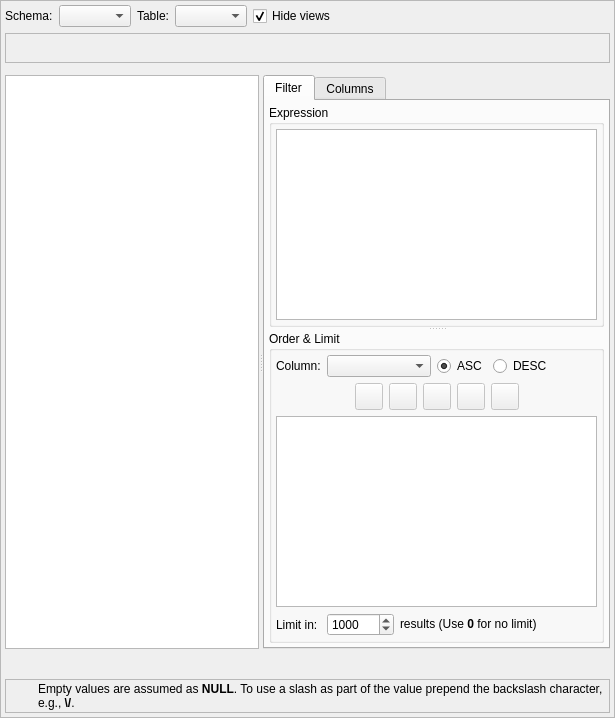
    <widget class="QFrame" name="frame">
     <property name="sizePolicy">
      <sizepolicy hsizetype="Preferred" vsizetype="Expanding">
       <horstretch>0</horstretch>
       <verstretch>0</verstretch>
      </sizepolicy>
     </property>
     <property name="frameShape">
      <enum>QFrame::StyledPanel</enum>
     </property>
     <property name="frameShadow">
      <enum>QFrame::Raised</enum>
     </property>
     <layout class="QGridLayout" name="gridLayout_2">
      <property name="leftMargin">
       <number>4</number>
      </property>
      <property name="topMargin">
       <number>4</number>
      </property>
      <property name="rightMargin">
       <number>4</number>
      </property>
      <property name="bottomMargin">
       <number>4</number>
      </property>
      <item row="2" column="1" colspan="2">
       <layout class="QGridLayout" name="gridLayout">
        <item row="0" column="1" rowspan="2">
         <spacer name="horizontalSpacer">
          <property name="orientation">
           <enum>Qt::Horizontal</enum>
          </property>
          <property name="sizeHint" stdset="0">
           <size>
            <width>40</width>
            <height>20</height>
           </size>
          </property>
         </spacer>
        </item>
        <item row="0" column="0" rowspan="2">
         <layout class="QHBoxLayout" name="horizontalLayout_2">
          <item>
           <widget class="QLabel" name="schema_lbl">
            <property name="sizePolicy">
             <sizepolicy hsizetype="Minimum" vsizetype="Preferred">
              <horstretch>0</horstretch>
              <verstretch>0</verstretch>
             </sizepolicy>
            </property>
            <property name="text">
             <string>Schema:</string>
            </property>
           </widget>
          </item>
          <item>
           <widget class="QComboBox" name="schema_cmb">
            <property name="sizePolicy">
             <sizepolicy hsizetype="Preferred" vsizetype="Fixed">
              <horstretch>0</horstretch>
              <verstretch>0</verstretch>
             </sizepolicy>
            </property>
            <property name="maxVisibleItems">
             <number>20</number>
            </property>
            <property name="insertPolicy">
             <enum>QComboBox::InsertAtBottom</enum>
            </property>
            <property name="iconSize">
             <size>
              <width>16</width>
              <height>16</height>
             </size>
            </property>
           </widget>
          </item>
          <item>
           <widget class="QLabel" name="table_lbl">
            <property name="sizePolicy">
             <sizepolicy hsizetype="Minimum" vsizetype="Preferred">
              <horstretch>0</horstretch>
              <verstretch>0</verstretch>
             </sizepolicy>
            </property>
            <property name="text">
             <string>Table:</string>
            </property>
           </widget>
          </item>
          <item>
           <widget class="QComboBox" name="table_cmb">
            <property name="sizePolicy">
             <sizepolicy hsizetype="Preferred" vsizetype="Fixed">
              <horstretch>0</horstretch>
              <verstretch>0</verstretch>
             </sizepolicy>
            </property>
            <property name="maxVisibleItems">
             <number>20</number>
            </property>
            <property name="insertPolicy">
             <enum>QComboBox::InsertAtBottom</enum>
            </property>
            <property name="sizeAdjustPolicy">
             <enum>QComboBox::AdjustToContentsOnFirstShow</enum>
            </property>
            <property name="iconSize">
             <size>
              <width>16</width>
              <height>16</height>
             </size>
            </property>
           </widget>
          </item>
          <item>
           <widget class="QCheckBox" name="hide_views_chk">
            <property name="sizePolicy">
             <sizepolicy hsizetype="Expanding" vsizetype="Fixed">
              <horstretch>0</horstretch>
              <verstretch>0</verstretch>
             </sizepolicy>
            </property>
            <property name="text">
             <string>Hide views</string>
            </property>
            <property name="checked">
             <bool>true</bool>
            </property>
           </widget>
          </item>
         </layout>
        </item>
        <item row="0" column="2" rowspan="2">
         <layout class="QHBoxLayout" name="horizontalLayout_7">
          <property name="spacing">
           <number>0</number>
          </property>
          <item>
           <widget class="QLabel" name="label_5">
            <property name="minimumSize">
             <size>
              <width>20</width>
              <height>20</height>
             </size>
            </property>
            <property name="maximumSize">
             <size>
              <width>22</width>
              <height>22</height>
             </size>
            </property>
            <property name="text">
             <string/>
            </property>
            <property name="pixmap">
             <pixmap resource="../res/resources.qrc">:/icones/icones/database.png</pixmap>
            </property>
            <property name="scaledContents">
             <bool>true</bool>
            </property>
           </widget>
          </item>
          <item>
           <widget class="QLabel" name="db_name_lbl">
            <property name="sizePolicy">
             <sizepolicy hsizetype="Preferred" vsizetype="Preferred">
              <horstretch>0</horstretch>
              <verstretch>0</verstretch>
             </sizepolicy>
            </property>
            <property name="text">
             <string/>
            </property>
            <property name="indent">
             <number>5</number>
            </property>
           </widget>
          </item>
         </layout>
        </item>
       </layout>
      </item>
      <item row="5" column="1" colspan="2">
       <widget class="QSplitter" name="h_splitter">
        <property name="sizePolicy">
         <sizepolicy hsizetype="Expanding" vsizetype="Expanding">
          <horstretch>0</horstretch>
          <verstretch>0</verstretch>
         </sizepolicy>
        </property>
        <property name="orientation">
         <enum>Qt::Horizontal</enum>
        </property>
        <property name="childrenCollapsible">
         <bool>false</bool>
        </property>
        <widget class="QTableWidget" name="results_tbw">
         <property name="enabled">
          <bool>true</bool>
         </property>
         <property name="sizePolicy">
          <sizepolicy hsizetype="Expanding" vsizetype="Preferred">
           <horstretch>0</horstretch>
           <verstretch>0</verstretch>
          </sizepolicy>
         </property>
         <property name="sizeAdjustPolicy">
          <enum>QAbstractScrollArea::AdjustIgnored</enum>
         </property>
         <property name="editTriggers">
          <set>QAbstractItemView::AnyKeyPressed|QAbstractItemView::DoubleClicked</set>
         </property>
         <property name="alternatingRowColors">
          <bool>true</bool>
         </property>
         <property name="selectionMode">
          <enum>QAbstractItemView::ExtendedSelection</enum>
         </property>
         <property name="selectionBehavior">
          <enum>QAbstractItemView::SelectItems</enum>
         </property>
         <property name="verticalScrollMode">
          <enum>QAbstractItemView::ScrollPerItem</enum>
         </property>
         <property name="horizontalScrollMode">
          <enum>QAbstractItemView::ScrollPerPixel</enum>
         </property>
         <property name="sortingEnabled">
          <bool>false</bool>
         </property>
         <property name="rowCount">
          <number>0</number>
         </property>
         <property name="columnCount">
          <number>0</number>
         </property>
         <attribute name="horizontalHeaderCascadingSectionResizes">
          <bool>false</bool>
         </attribute>
         <attribute name="horizontalHeaderHighlightSections">
          <bool>true</bool>
         </attribute>
         <attribute name="horizontalHeaderMinimumSectionSize">
          <number>30</number>
         </attribute>
         <attribute name="horizontalHeaderShowSortIndicator" stdset="0">
          <bool>true</bool>
         </attribute>
         <attribute name="horizontalHeaderStretchLastSection">
          <bool>true</bool>
         </attribute>
         <attribute name="verticalHeaderVisible">
          <bool>false</bool>
         </attribute>
         <attribute name="verticalHeaderCascadingSectionResizes">
          <bool>false</bool>
         </attribute>
         <attribute name="verticalHeaderDefaultSectionSize">
          <number>28</number>
         </attribute>
         <attribute name="verticalHeaderMinimumSectionSize">
          <number>25</number>
         </attribute>
         <attribute name="verticalHeaderShowSortIndicator" stdset="0">
          <bool>false</bool>
         </attribute>
        </widget>
        <widget class="QTabWidget" name="filter_tbw">
         <property name="currentIndex">
          <number>0</number>
         </property>
         <widget class="QWidget" name="tab">
          <attribute name="title">
           <string>Filter</string>
          </attribute>
          <layout class="QGridLayout" name="gridLayout_6">
           <property name="leftMargin">
            <number>4</number>
           </property>
           <property name="topMargin">
            <number>4</number>
           </property>
           <property name="rightMargin">
            <number>4</number>
           </property>
           <property name="bottomMargin">
            <number>4</number>
           </property>
           <item row="0" column="0">
            <widget class="QSplitter" name="v_splitter">
             <property name="orientation">
              <enum>Qt::Vertical</enum>
             </property>
             <property name="childrenCollapsible">
              <bool>false</bool>
             </property>
             <widget class="QGroupBox" name="filter_grp">
              <property name="title">
               <string>Expression</string>
              </property>
              <layout class="QGridLayout" name="gridLayout_11">
               <property name="leftMargin">
                <number>4</number>
               </property>
               <property name="topMargin">
                <number>4</number>
               </property>
               <property name="rightMargin">
                <number>4</number>
               </property>
               <property name="bottomMargin">
                <number>4</number>
               </property>
               <item row="0" column="0">
                <widget class="QPlainTextEdit" name="filter_txt">
                 <property name="sizePolicy">
                  <sizepolicy hsizetype="Expanding" vsizetype="Expanding">
                   <horstretch>0</horstretch>
                   <verstretch>0</verstretch>
                  </sizepolicy>
                 </property>
                 <property name="minimumSize">
                  <size>
                   <width>0</width>
                   <height>0</height>
                  </size>
                 </property>
                </widget>
               </item>
              </layout>
             </widget>
             <widget class="QGroupBox" name="order_by_grp">
              <property name="title">
               <string>Order &amp;&amp; Limit</string>
              </property>
              <layout class="QGridLayout" name="gridLayout_7">
               <property name="leftMargin">
                <number>4</number>
               </property>
               <property name="topMargin">
                <number>4</number>
               </property>
               <property name="rightMargin">
                <number>4</number>
               </property>
               <property name="bottomMargin">
                <number>4</number>
               </property>
               <item row="2" column="0" colspan="4">
                <widget class="QListWidget" name="ord_columns_lst">
                 <property name="sizePolicy">
                  <sizepolicy hsizetype="Expanding" vsizetype="Expanding">
                   <horstretch>0</horstretch>
                   <verstretch>0</verstretch>
                  </sizepolicy>
                 </property>
                </widget>
               </item>
               <item row="1" column="0" colspan="4">
                <layout class="QHBoxLayout" name="horizontalLayout_6">
                 <item>
                  <spacer name="horizontalSpacer_8">
                   <property name="orientation">
                    <enum>Qt::Horizontal</enum>
                   </property>
                   <property name="sizeHint" stdset="0">
                    <size>
                     <width>40</width>
                     <height>20</height>
                    </size>
                   </property>
                  </spacer>
                 </item>
                 <item>
                  <widget class="QToolButton" name="add_ord_col_tb">
                   <property name="enabled">
                    <bool>false</bool>
                   </property>
                   <property name="sizePolicy">
                    <sizepolicy hsizetype="Fixed" vsizetype="Preferred">
                     <horstretch>0</horstretch>
                     <verstretch>0</verstretch>
                    </sizepolicy>
                   </property>
                   <property name="minimumSize">
                    <size>
                     <width>0</width>
                     <height>0</height>
                    </size>
                   </property>
                   <property name="toolTip">
                    <string>Add Item</string>
                   </property>
                   <property name="text">
                    <string/>
                   </property>
                   <property name="icon">
                    <iconset resource="../res/resources.qrc">
                     <normaloff>:/icones/icones/adicionar.png</normaloff>:/icones/icones/adicionar.png</iconset>
                   </property>
                   <property name="iconSize">
                    <size>
                     <width>20</width>
                     <height>20</height>
                    </size>
                   </property>
                  </widget>
                 </item>
                 <item>
                  <widget class="QToolButton" name="rem_ord_col_tb">
                   <property name="enabled">
                    <bool>false</bool>
                   </property>
                   <property name="sizePolicy">
                    <sizepolicy hsizetype="Fixed" vsizetype="Preferred">
                     <horstretch>0</horstretch>
                     <verstretch>0</verstretch>
                    </sizepolicy>
                   </property>
                   <property name="minimumSize">
                    <size>
                     <width>0</width>
                     <height>0</height>
                    </size>
                   </property>
                   <property name="toolTip">
                    <string>Remove Item</string>
                   </property>
                   <property name="text">
                    <string/>
                   </property>
                   <property name="icon">
                    <iconset resource="../res/resources.qrc">
                     <normaloff>:/icones/icones/remover.png</normaloff>:/icones/icones/remover.png</iconset>
                   </property>
                   <property name="iconSize">
                    <size>
                     <width>20</width>
                     <height>20</height>
                    </size>
                   </property>
                  </widget>
                 </item>
                 <item>
                  <widget class="QToolButton" name="clear_ord_cols_tb">
                   <property name="enabled">
                    <bool>false</bool>
                   </property>
                   <property name="sizePolicy">
                    <sizepolicy hsizetype="Fixed" vsizetype="Fixed">
                     <horstretch>0</horstretch>
                     <verstretch>0</verstretch>
                    </sizepolicy>
                   </property>
                   <property name="minimumSize">
                    <size>
                     <width>0</width>
                     <height>0</height>
                    </size>
                   </property>
                   <property name="toolTip">
                    <string>Clear the order by columns list</string>
                   </property>
                   <property name="text">
                    <string/>
                   </property>
                   <property name="icon">
                    <iconset resource="../res/resources.qrc">
                     <normaloff>:/icones/icones/limpartexto.png</normaloff>:/icones/icones/limpartexto.png</iconset>
                   </property>
                   <property name="iconSize">
                    <size>
                     <width>20</width>
                     <height>20</height>
                    </size>
                   </property>
                  </widget>
                 </item>
                 <item>
                  <widget class="QToolButton" name="move_up_tb">
                   <property name="enabled">
                    <bool>false</bool>
                   </property>
                   <property name="sizePolicy">
                    <sizepolicy hsizetype="Fixed" vsizetype="Preferred">
                     <horstretch>0</horstretch>
                     <verstretch>0</verstretch>
                    </sizepolicy>
                   </property>
                   <property name="minimumSize">
                    <size>
                     <width>0</width>
                     <height>0</height>
                    </size>
                   </property>
                   <property name="toolTip">
                    <string>Move selected item up</string>
                   </property>
                   <property name="text">
                    <string/>
                   </property>
                   <property name="icon">
                    <iconset resource="../res/resources.qrc">
                     <normaloff>:/icones/icones/movercima.png</normaloff>:/icones/icones/movercima.png</iconset>
                   </property>
                   <property name="iconSize">
                    <size>
                     <width>20</width>
                     <height>20</height>
                    </size>
                   </property>
                  </widget>
                 </item>
                 <item>
                  <widget class="QToolButton" name="move_down_tb">
                   <property name="enabled">
                    <bool>false</bool>
                   </property>
                   <property name="sizePolicy">
                    <sizepolicy hsizetype="Fixed" vsizetype="Preferred">
                     <horstretch>0</horstretch>
                     <verstretch>0</verstretch>
                    </sizepolicy>
                   </property>
                   <property name="minimumSize">
                    <size>
                     <width>0</width>
                     <height>0</height>
                    </size>
                   </property>
                   <property name="toolTip">
                    <string>Move selected item down</string>
                   </property>
                   <property name="text">
                    <string/>
                   </property>
                   <property name="icon">
                    <iconset resource="../res/resources.qrc">
                     <normaloff>:/icones/icones/moverbaixo.png</normaloff>:/icones/icones/moverbaixo.png</iconset>
                   </property>
                   <property name="iconSize">
                    <size>
                     <width>20</width>
                     <height>20</height>
                    </size>
                   </property>
                  </widget>
                 </item>
                 <item>
                  <spacer name="horizontalSpacer_9">
                   <property name="orientation">
                    <enum>Qt::Horizontal</enum>
                   </property>
                   <property name="sizeHint" stdset="0">
                    <size>
                     <width>40</width>
                     <height>20</height>
                    </size>
                   </property>
                  </spacer>
                 </item>
                </layout>
               </item>
               <item row="3" column="1" colspan="2">
                <widget class="QSpinBox" name="limit_spb">
                 <property name="sizePolicy">
                  <sizepolicy hsizetype="Expanding" vsizetype="Fixed">
                   <horstretch>0</horstretch>
                   <verstretch>0</verstretch>
                  </sizepolicy>
                 </property>
                 <property name="minimum">
                  <number>0</number>
                 </property>
                 <property name="maximum">
                  <number>1000000</number>
                 </property>
                 <property name="singleStep">
                  <number>50</number>
                 </property>
                 <property name="value">
                  <number>1000</number>
                 </property>
                </widget>
               </item>
               <item row="0" column="0">
                <widget class="QLabel" name="column_lbl">
                 <property name="sizePolicy">
                  <sizepolicy hsizetype="Fixed" vsizetype="Preferred">
                   <horstretch>0</horstretch>
                   <verstretch>0</verstretch>
                  </sizepolicy>
                 </property>
                 <property name="text">
                  <string>Column:</string>
                 </property>
                </widget>
               </item>
               <item row="3" column="3">
                <widget class="QLabel" name="results_lbl">
                 <property name="sizePolicy">
                  <sizepolicy hsizetype="Expanding" vsizetype="Preferred">
                   <horstretch>0</horstretch>
                   <verstretch>0</verstretch>
                  </sizepolicy>
                 </property>
                 <property name="text">
                  <string>results (Use &lt;strong&gt;0&lt;/strong&gt; for no limit)</string>
                 </property>
                </widget>
               </item>
               <item row="3" column="0">
                <widget class="QLabel" name="limit_in_lbl">
                 <property name="text">
                  <string>Limit in:</string>
                 </property>
                </widget>
               </item>
               <item row="0" column="1" colspan="3">
                <layout class="QHBoxLayout" name="horizontalLayout_8">
                 <item>
                  <widget class="QComboBox" name="ord_column_cmb">
                   <property name="sizePolicy">
                    <sizepolicy hsizetype="Expanding" vsizetype="Fixed">
                     <horstretch>0</horstretch>
                     <verstretch>0</verstretch>
                    </sizepolicy>
                   </property>
                   <property name="insertPolicy">
                    <enum>QComboBox::InsertAlphabetically</enum>
                   </property>
                  </widget>
                 </item>
                 <item>
                  <widget class="QRadioButton" name="asc_rb">
                   <property name="sizePolicy">
                    <sizepolicy hsizetype="Preferred" vsizetype="Fixed">
                     <horstretch>0</horstretch>
                     <verstretch>0</verstretch>
                    </sizepolicy>
                   </property>
                   <property name="text">
                    <string>ASC</string>
                   </property>
                   <property name="checked">
                    <bool>true</bool>
                   </property>
                  </widget>
                 </item>
                 <item>
                  <widget class="QRadioButton" name="desc_rb">
                   <property name="sizePolicy">
                    <sizepolicy hsizetype="Expanding" vsizetype="Fixed">
                     <horstretch>0</horstretch>
                     <verstretch>0</verstretch>
                    </sizepolicy>
                   </property>
                   <property name="text">
                    <string>DESC</string>
                   </property>
                  </widget>
                 </item>
                </layout>
               </item>
              </layout>
             </widget>
            </widget>
           </item>
          </layout>
         </widget>
         <widget class="QWidget" name="tab_2">
          <attribute name="title">
           <string>Columns</string>
          </attribute>
          <layout class="QGridLayout" name="gridLayout_8">
           <property name="leftMargin">
            <number>4</number>
           </property>
           <property name="topMargin">
            <number>4</number>
           </property>
           <property name="rightMargin">
            <number>4</number>
           </property>
           <property name="bottomMargin">
            <number>4</number>
           </property>
           <item row="0" column="0">
            <widget class="QListWidget" name="columns_lst"/>
           </item>
           <item row="1" column="0">
            <layout class="QHBoxLayout" name="horizontalLayout_3">
             <item>
              <spacer name="horizontalSpacer_3">
               <property name="orientation">
                <enum>Qt::Horizontal</enum>
               </property>
               <property name="sizeHint" stdset="0">
                <size>
                 <width>58</width>
                 <height>20</height>
                </size>
               </property>
              </spacer>
             </item>
             <item>
              <widget class="QToolButton" name="select_all_tb">
               <property name="sizePolicy">
                <sizepolicy hsizetype="Preferred" vsizetype="Preferred">
                 <horstretch>0</horstretch>
                 <verstretch>0</verstretch>
                </sizepolicy>
               </property>
               <property name="text">
                <string>Select all</string>
               </property>
              </widget>
             </item>
             <item>
              <widget class="QToolButton" name="clear_all_tb">
               <property name="sizePolicy">
                <sizepolicy hsizetype="Preferred" vsizetype="Preferred">
                 <horstretch>0</horstretch>
                 <verstretch>0</verstretch>
                </sizepolicy>
               </property>
               <property name="text">
                <string>Clear all</string>
               </property>
              </widget>
             </item>
             <item>
              <spacer name="horizontalSpacer_2">
               <property name="orientation">
                <enum>Qt::Horizontal</enum>
               </property>
               <property name="sizeHint" stdset="0">
                <size>
                 <width>58</width>
                 <height>20</height>
                </size>
               </property>
              </spacer>
             </item>
            </layout>
           </item>
          </layout>
         </widget>
        </widget>
       </widget>
      </item>
      <item row="7" column="1" colspan="2">
       <widget class="QFrame" name="hint_frm">
        <property name="sizePolicy">
         <sizepolicy hsizetype="Preferred" vsizetype="Fixed">
          <horstretch>0</horstretch>
          <verstretch>0</verstretch>
         </sizepolicy>
        </property>
        <property name="minimumSize">
         <size>
          <width>0</width>
          <height>30</height>
         </size>
        </property>
        <property name="frameShape">
         <enum>QFrame::StyledPanel</enum>
        </property>
        <property name="frameShadow">
         <enum>QFrame::Raised</enum>
        </property>
        <layout class="QGridLayout" name="gridLayout_5">
         <property name="leftMargin">
          <number>2</number>
         </property>
         <property name="topMargin">
          <number>2</number>
         </property>
         <property name="rightMargin">
          <number>2</number>
         </property>
         <property name="bottomMargin">
          <number>2</number>
         </property>
         <item row="0" column="0">
          <widget class="QLabel" name="label_6">
           <property name="minimumSize">
            <size>
             <width>24</width>
             <height>24</height>
            </size>
           </property>
           <property name="maximumSize">
            <size>
             <width>24</width>
             <height>24</height>
            </size>
           </property>
           <property name="text">
            <string/>
           </property>
           <property name="textFormat">
            <enum>Qt::AutoText</enum>
           </property>
           <property name="pixmap">
            <pixmap resource="../res/resources.qrc">:/icones/icones/msgbox_info.png</pixmap>
           </property>
           <property name="scaledContents">
            <bool>true</bool>
           </property>
          </widget>
         </item>
         <item row="0" column="1">
          <widget class="QLabel" name="hint_lbl">
           <property name="sizePolicy">
            <sizepolicy hsizetype="Preferred" vsizetype="Preferred">
             <horstretch>0</horstretch>
             <verstretch>0</verstretch>
            </sizepolicy>
           </property>
           <property name="font">
            <font>
             <weight>50</weight>
             <bold>false</bold>
             <underline>false</underline>
             <strikeout>false</strikeout>
             <kerning>true</kerning>
            </font>
           </property>
           <property name="text">
            <string>&lt;html&gt;&lt;head/&gt;&lt;body&gt;&lt;p&gt;Empty values are assumed as &lt;span style=&quot; font-weight:600;&quot;&gt;NULL&lt;/span&gt;. To use a slash as part of the value prepend the backslash character, e.g., &lt;span style=&quot; font-weight:600;&quot;&gt;\/&lt;/span&gt;.&lt;/p&gt;&lt;/body&gt;&lt;/html&gt;</string>
           </property>
           <property name="wordWrap">
            <bool>true</bool>
           </property>
          </widget>
         </item>
        </layout>
       </widget>
      </item>
      <item row="6" column="1" colspan="2">
       <widget class="QWidget" name="result_info_wgt" native="true">
        <property name="minimumSize">
         <size>
          <width>0</width>
          <height>0</height>
         </size>
        </property>
        <layout class="QHBoxLayout" name="horizontalLayout_5">
         <property name="leftMargin">
          <number>2</number>
         </property>
         <property name="topMargin">
          <number>2</number>
         </property>
         <property name="rightMargin">
          <number>2</number>
         </property>
         <property name="bottomMargin">
          <number>2</number>
         </property>
         <item>
          <widget class="QLabel" name="result_info_lbl">
           <property name="sizePolicy">
            <sizepolicy hsizetype="Preferred" vsizetype="Preferred">
             <horstretch>0</horstretch>
             <verstretch>0</verstretch>
            </sizepolicy>
           </property>
           <property name="font">
            <font>
             <italic>false</italic>
            </font>
           </property>
           <property name="text">
            <string/>
           </property>
           <property name="indent">
            <number>-1</number>
           </property>
          </widget>
         </item>
        </layout>
       </widget>
      </item>
      <item row="4" column="1" colspan="2">
       <widget class="QWidget" name="csv_load_parent" native="true">
        <property name="minimumSize">
         <size>
          <width>0</width>
          <height>0</height>
         </size>
        </property>
       </widget>
      </item>
      <item row="3" column="1" colspan="2">
       <widget class="QFrame" name="warning_frm">
        <property name="sizePolicy">
         <sizepolicy hsizetype="Preferred" vsizetype="Fixed">
          <horstretch>0</horstretch>
          <verstretch>0</verstretch>
         </sizepolicy>
        </property>
        <property name="minimumSize">
         <size>
          <width>0</width>
          <height>30</height>
         </size>
        </property>
        <property name="frameShape">
         <enum>QFrame::StyledPanel</enum>
        </property>
        <property name="frameShadow">
         <enum>QFrame::Raised</enum>
        </property>
        <layout class="QGridLayout" name="gridLayout_4">
         <property name="leftMargin">
          <number>2</number>
         </property>
         <property name="topMargin">
          <number>2</number>
         </property>
         <property name="rightMargin">
          <number>2</number>
         </property>
         <property name="bottomMargin">
          <number>2</number>
         </property>
         <item row="0" column="1">
          <widget class="QLabel" name="warning_lbl">
           <property name="font">
            <font>
             <weight>50</weight>
             <italic>false</italic>
             <bold>false</bold>
             <underline>false</underline>
             <strikeout>false</strikeout>
             <kerning>true</kerning>
            </font>
           </property>
           <property name="text">
            <string/>
           </property>
           <property name="wordWrap">
            <bool>true</bool>
           </property>
          </widget>
         </item>
         <item row="0" column="0">
          <widget class="QLabel" name="label_2">
           <property name="minimumSize">
            <size>
             <width>24</width>
             <height>24</height>
            </size>
           </property>
           <property name="maximumSize">
            <size>
             <width>24</width>
             <height>24</height>
            </size>
           </property>
           <property name="text">
            <string/>
           </property>
           <property name="textFormat">
            <enum>Qt::AutoText</enum>
           </property>
           <property name="pixmap">
            <pixmap resource="../res/resources.qrc">:/icones/icones/msgbox_alerta.png</pixmap>
           </property>
           <property name="scaledContents">
            <bool>true</bool>
           </property>
          </widget>
         </item>
        </layout>
       </widget>
      </item>
     </layout>
    </widget>
